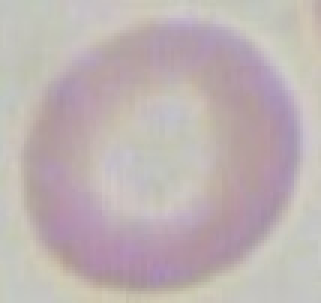
#> input picture Data/Training_Red/T_Red_0.jpg, 107 x 101 px (shown 3 times larger)
$ python -i ExternalMethods.py   (imports and definitions only)
#> lines starting #> are read from the running program, lines starting #| are printed output that depends on the picture; after the words box and inside, x2 and y2 are one past the last pixel; in counts of white or black regions, pixels touching at a corner belong together
########################################
#################### External Data
########################################

import cv2, math, time
import numpy as np
from sklearn import svm
from skimage import feature

########################################
#################### Internal Data
########################################

class C:
    BLUE = "\033[94m"
    CYAN = "\033[96m"
    GREEN = "\033[92m"
    RED = "\033[31m"
    MAG = "\33[35m"
    YELLOW = "\33[33m"
    END = "\033[0m"

FirstImage = True
StartTime = time.time()

########################################
#################### Subroutines
########################################

# [41 lines left out: functions CollectData, EnhanceData, not called in this run]

def IsolateForegroundFromBackground(OriginalImage, Test=False):
    OriginalImage = ContrastStretch(OriginalImage);
    ThresholdImage = GlobalThreshold(OriginalImage, 130);
    ThresholdImage = BinInvert(ThresholdImage);

    Contours = IsolateObjects(OriginalImage, ThresholdImage)

    FinalImage = [0, 0]
    for contourIndex in range(len(Contours)):
        if (GetBinaryTotal(Contours[contourIndex])[0] > FinalImage[1]):
            FinalImage[0] = Contours[contourIndex]
            FinalImage[1] = GetBinaryTotal(Contours[contourIndex])[0]

    ContourResult = BinInvert(FinalImage[0])
    Final = ApplyThresholdMask(OriginalImage, ContourResult)

    if (Test):
        TestOutput = ConcatenateImages([OriginalImage, ThresholdImage, ContourResult, Final])
        cv2.imshow('image', TestOutput)
        cv2.waitKey(0)

    return [OriginalImage, ThresholdImage, ContourResult, Final]

# [66 lines left out: functions ExtractFeaturesOfData, RunDataThroughSVM, PrintResults, not called in this run]

########################################
#################### Feature Methods
########################################

def Circularity(OriginalImage):
    Foreground = IsolateForegroundFromBackground(OriginalImage)[2]
    Contours, _ = cv2.findContours(Foreground, cv2.RETR_EXTERNAL, cv2.CHAIN_APPROX_SIMPLE)
    Contour = Contours[0]
    A = cv2.contourArea(Contour)
    P = cv2.arcLength(Contour, True) + 1e-10
    C = 4 * np.pi * (A / (P * P))
    return [round(C, 4), round(A, 4), round(P, 1)]

# [30 lines left out: functions LBP, HistogramFeatures, ColorTotal, EulerNumber, not called in this run]

########################################
#################### Utility Methods
########################################

def IsolateObjects(Original, Thresh):
  cnt, grgb = cv2.findContours(Thresh, cv2.RETR_EXTERNAL, cv2.CHAIN_APPROX_SIMPLE)

  isolatedObjects = []

  for contourIndex in range(len(cnt)):
    isolatedObjects.append(np.ones(Thresh.shape[:2], dtype="uint8") * 255)
    mask = isolatedObjects[contourIndex]
    cv2.drawContours(mask, cnt, contourIndex, 0, -1)
    Thresh = cv2.bitwise_and(Thresh, Thresh, mask=mask)

  return isolatedObjects

def GlobalThreshold(OriginalImage, T = 255/2):
   OriginalImage = cv2.cvtColor(OriginalImage, cv2.COLOR_BGR2GRAY)
   _, thresholded = cv2.threshold(OriginalImage, T, 255, cv2.THRESH_BINARY)
   return thresholded

def GetBinaryTotal(OriginalImage):
    White_Total = np.sum(OriginalImage == 255)
    Black_Total = np.sum(OriginalImage == 0)
    return [Black_Total, White_Total]

# [13 lines left out: function ConcatenateImages, not called in this run]

def ApplyThresholdMask(OriginalImage, BinaryImage):
    BinaryImage = cv2.cvtColor(BinaryImage, cv2.COLOR_GRAY2RGB)
    CutOut = cv2.bitwise_and(OriginalImage, BinaryImage)
    return CutOut

########################################
#################### Enhancement Methods
########################################

def ContrastStretch(OriginalImage):
    min_val = np.min(OriginalImage)
    max_val = np.max(OriginalImage)
    Stretched = cv2.normalize(OriginalImage, None, 0, 255, cv2.NORM_MINMAX)
    return Stretched

def GaussianBlur(OriginalImage, size=5):
   return cv2.GaussianBlur(OriginalImage, (size, size), 0)

# [23 lines left out: functions Sharpen, Smooth, not called in this run]

def MedianFilter(OriginalImage, Size):
    Filtered = cv2.medianBlur(OriginalImage, Size)
    return Filtered

# [12 lines left out: function ApplyColorWeight, not called in this run]

########################################
#################### Inversion Methods
########################################

def Invert(OriginalImage):
   inverted = np.abs(OriginalImage - 255)
   return inverted

def BinInvert(OriginalImage):
   inverted = cv2.bitwise_not(OriginalImage)
   return inverted

>>> import cv2
>>> picture = cv2.imread('Data/Training_Red/T_Red_0.jpg')
#> picture is the input picture: shape (101, 107, 3); mean B, G, R 178.9, 178.6, 190
>>> result = Circularity(picture)
#> in ContrastStretch, `min_val = np.min(OriginalImage)`: min_val = 140
#> in ContrastStretch, `max_val = np.max(OriginalImage)`: max_val = 210
#> in ContrastStretch, `Stretched = cv2.normalize(OriginalImage, None, 0, 255, cv2.NORM_MINMAX)`:
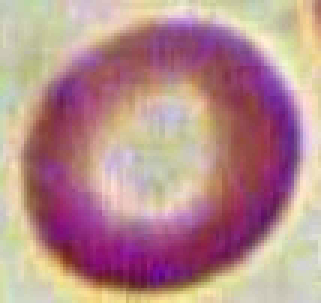
#> Stretched: shape (101, 107, 3) (shown 3 times larger); mean B, G, R 141.5, 140.4, 182.2
#> in GlobalThreshold, `OriginalImage = cv2.cvtColor(OriginalImage, cv2.COLOR_BGR2GRAY)`:
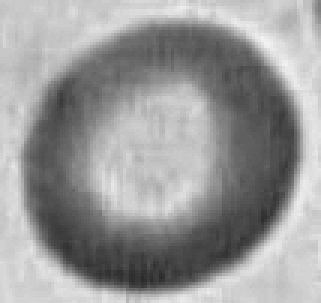
#> OriginalImage: shape (101, 107) (shown 3 times larger); min 43, max 241, mean 153
#> in GlobalThreshold, `_, thresholded = cv2.threshold(OriginalImage, T, 255, cv2.THRESH_BINARY)`:
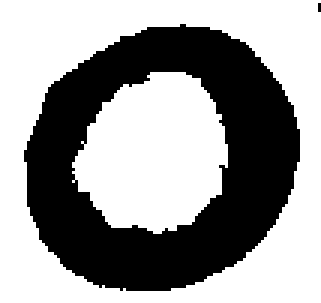
#> thresholded: shape (101, 107) (shown 3 times larger); 60.4% white; 2 black regions (1 under 20 px), largest, box (x1, y1, x2, y2) and area: (8, 8, 100, 97) 4280
#> in BinInvert, `inverted = cv2.bitwise_not(OriginalImage)`: inverted: shape (101, 107); 39.6% white; 2 white regions (1 under 20 px)
#> in IsolateObjects, `cnt, grgb = cv2.findContours(Thresh, cv2.RETR_EXTERNAL, cv2.CHAIN_APPR..`: cnt = 2 contours, 1 with area under 20; largest, box (x1, y1, x2, y2) and area: (8, 8, 100, 97) 6206; grgb = [[1, -1, -1, -1], [-1, 0, -1, -1]]
#> the loop in IsolateObjects, `for contourIndex in range(len(cnt)):` made 2 passes
#> pass 1, in IsolateObjects, `Thresh = cv2.bitwise_and(Thresh, Thresh, mask=mask)`:
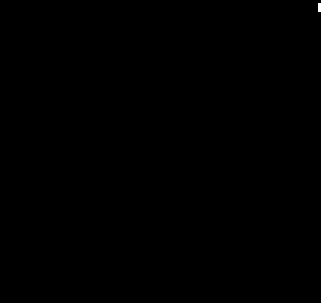
#> Thresh: shape (101, 107) (shown 3 times larger); 0.03% white in thin lines or dots, all inside (x1, y1, x2, y2) = (106, 1, 107, 4)
#> after the loop in IsolateObjects, `for contourIndex in range(len(cnt)):`: isolatedObjects = 2 items
#> the loop in IsolateForegroundFromBackground, `for contourIndex in range(len(Contours)):` made 2 passes
#> in BinInvert (call 2), `inverted = cv2.bitwise_not(OriginalImage)`:
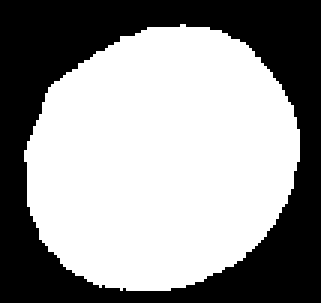
#> inverted: shape (101, 107) (shown 3 times larger); 58.6% white; 1 black region, box (x1, y1, x2, y2) and area: (0, 0, 107, 101) 4470
#> in ApplyThresholdMask, `BinaryImage = cv2.cvtColor(BinaryImage, cv2.COLOR_GRAY2RGB)`: BinaryImage: shape (101, 107, 3); 58.6% white; 1 black region
#> in ApplyThresholdMask, `CutOut = cv2.bitwise_and(OriginalImage, BinaryImage)`:
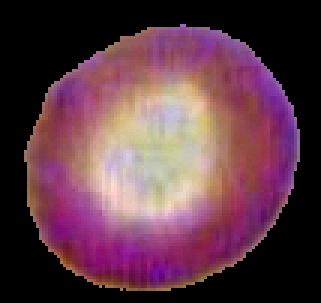
#> CutOut: shape (101, 107, 3) (shown 3 times larger); mean B, G, R 71.1, 58, 94.3
#> in Circularity, `Contours, _ = cv2.findContours(Foreground, cv2.RETR_EXTERNAL, cv2.CHAI..`: Contours = 1 contour; box (x1, y1, x2, y2) and area: (8, 8, 100, 97) 6206
#> in Circularity, `Contour = Contours[0]`: Contour = contour of 140 points, box (x1, y1, x2, y2) (8, 8, 100, 97), area 6206
#> in Circularity, `A = cv2.contourArea(Contour)`: A = 6206
#> in Circularity, `P = cv2.arcLength(Contour, True) + 1e-10`: P = 302.2
#> in Circularity, `C = 4 * np.pi * (A / (P * P))`: C = 0.854
#> result = [0.854, 6206, 302.2]

$ run again, on Data/Training_Red/T_Red_15.jpg
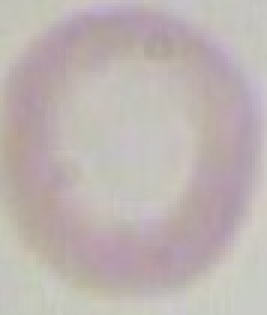
#> input picture Data/Training_Red/T_Red_15.jpg, 89 x 105 px (shown 3 times larger)
#> picture is the input picture: shape (105, 89, 3); mean B, G, R 177.7, 179.9, 189.6
#> min_val = 148
#> max_val = 211
#> in GlobalThreshold, `_, thresholded = cv2.threshold(OriginalImage, T, 255, cv2.THRESH_BINARY)`:
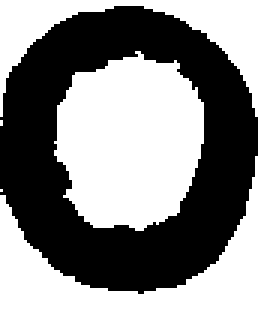
#> thresholded: shape (105, 89) (shown 3 times larger); 54.1% white; 1 black region, box (x1, y1, x2, y2) and area: (0, 2, 86, 98) 4286
#> inverted: shape (105, 89); 45.9% white; 1 white region
#> cnt = 1 contour; box (x1, y1, x2, y2) and area: (0, 2, 86, 98) 6443; grgb = [[-1, -1, -1, -1]]
#> the loop in IsolateObjects, `for contourIndex in range(len(cnt)):` made 1 pass
#> after the loop in IsolateObjects, `for contourIndex in range(len(cnt)):`: isolatedObjects = 1 item
#> the loop in IsolateForegroundFromBackground, `for contourIndex in range(len(Contours)):` made 1 pass
#> after the loop in IsolateForegroundFromBackground, `for contourIndex in range(len(Contours)):`: FinalImage = 2 items
#> inverted: shape (105, 89); 70.4% white; 3 black regions (2 under 20 px), largest, box (x1, y1, x2, y2) and area: (0, 0, 89, 105) 2764
#> BinaryImage: shape (105, 89, 3); 70.4% white; 3 black regions (2 under 20 px)
#> in ApplyThresholdMask, `CutOut = cv2.bitwise_and(OriginalImage, BinaryImage)`:
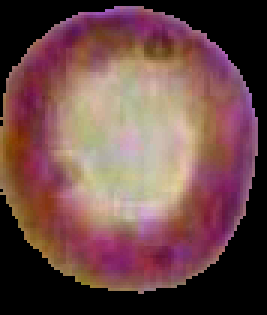
#> CutOut: shape (105, 89, 3) (shown 3 times larger); mean B, G, R 72.8, 73.8, 109.1
#> in Circularity, `Contours, _ = cv2.findContours(Foreground, cv2.RETR_EXTERNAL, cv2.CHAI..`: Contours has the same summary as cnt in IsolateObjects
#> Contour = contour of 135 points, box (x1, y1, x2, y2) (0, 2, 86, 98), area 6443
#> A = 6443
#> P = 307.8
#> C = 0.855
#> result = [0.855, 6443, 307.8]
